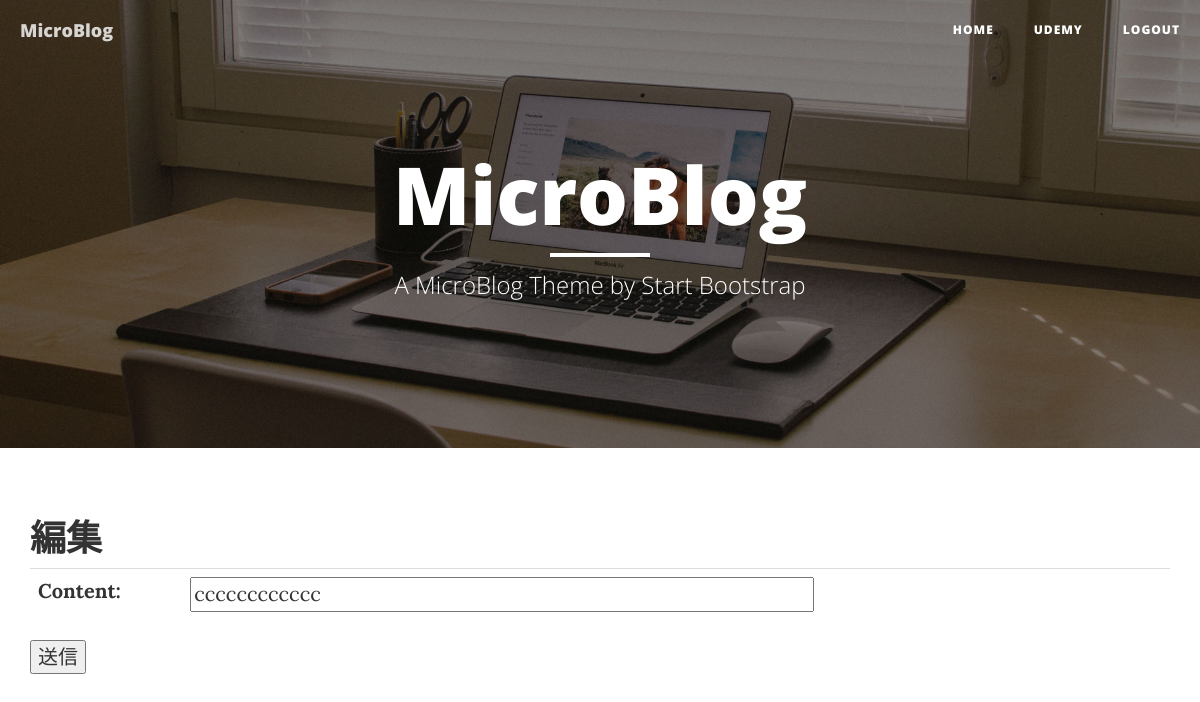
The app's page /3/update (signed in), older data.
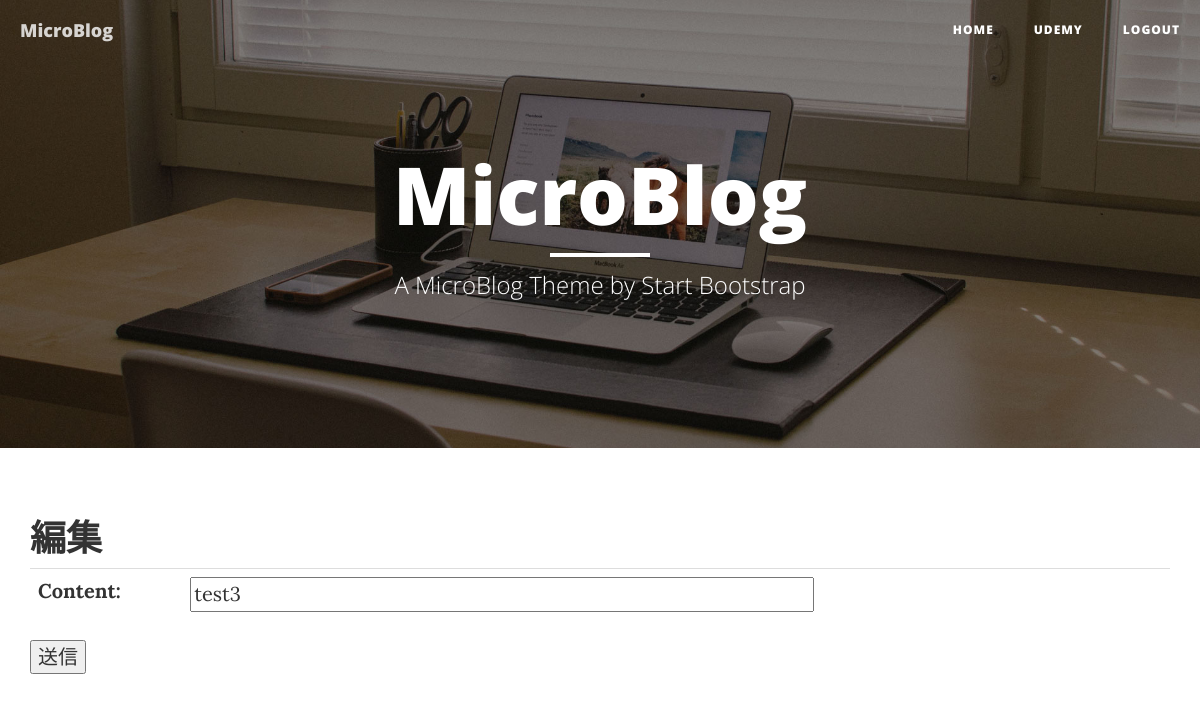
The same page, newer data.
### blog/models.py (models this page shows)
class Blog(models.Model):
    content = models.CharField(max_length=140, verbose_name='本文') #投稿内容
    posted_date = models.DateTimeField(auto_now_add=True) #投稿日時

### blog/views.py (the view, shortened to what this page needs)
# urls.py: path('<int:pk>/update', BlogUpdateView.as_view(), name='update'),
class BlogUpdateView(LoginRequiredMixin, UpdateView): #更新
    model = Blog
    form_class = BlogForm
    template_name = 'blog/blog_update_form.html'
    login_url = '/login'

### blog/forms.py
class BlogForm(forms.ModelForm):
    content = forms.CharField(widget=forms.TextInput(attrs={'size':50}))
    class Meta:
        model = Blog
        fields = ['content']

### blog/templates/blog/blog_update_form.html (shortened to what this page needs)
{% extends "base.html" %}
{% block content %}
  <h1>編集</h1>
  <form method="post">
      <table class="table">
        {{ form }}
      </table>
      <button type="btn btn-primary" type="submit">送信</button>
  </form>
{% endblock %}

Row changes from the older to the newer data that the page shows:
changed Blog: content "cccccccccccc" → "test3"
